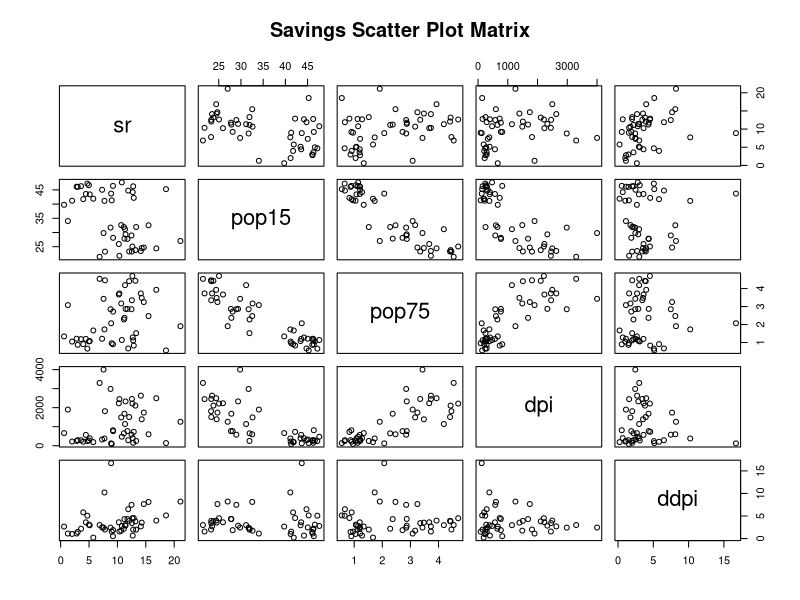

Source code (R):
## ---- chunk 1
knitr::opts_chunk$set(echo = TRUE)
## ---- chunk 2
savings <- read.table("Savings.txt", header = TRUE)
## ---- chunk 3
pairs(savings, main = "Savings Scatter Plot Matrix")
## ---- chunk 4
slr <- lm(dpi ~ pop15, data = savings)
summary(slr)
## ---- chunk 5
# Equivalent to the formula in the class slides
samp_corr = cor(savings$pop15, savings$dpi, method = "pearson")
samp_corr^2
## ---- chunk 6
mlr <- lm(sr ~ ., data = savings)
summary(mlr)
## ---- chunk 7
anova(mlr)
## ---- chunk 8
mlr_sigma = sigma(mlr)
mlr_sigma
## ---- chunk 9
ms_res = mlr_sigma^2 * 43
ms_res
